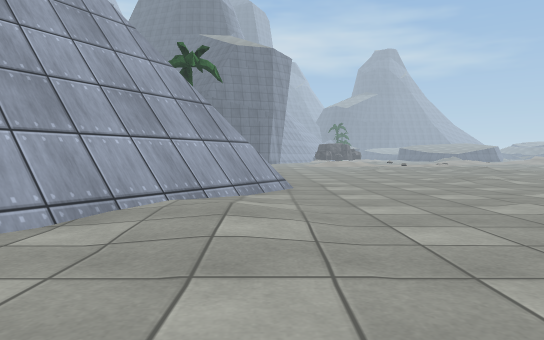
View 1 (above)

22 first-person views from a walk through a Unity game level. The camera is 0.68 m above the floor, tilts 2° down and sees 70° across. The floor is counted in squares, 1 m on a side. Each view is taken from the middle of a square. On the plan, view 1 faces up. The plan holds only what a view shows up to about 11 squares ahead; the rest is blank. The place goes on beyond the plan. Some animated figures are left out. Surface patterns are stand-ins for the level's own textures.

View 2
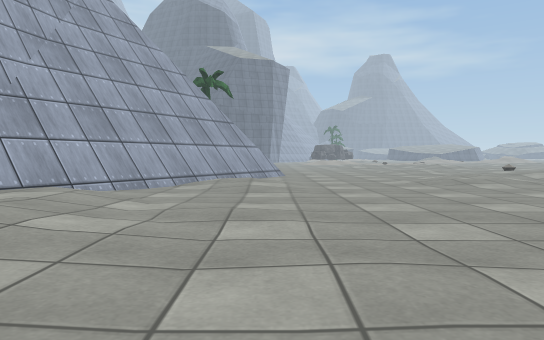

View 3
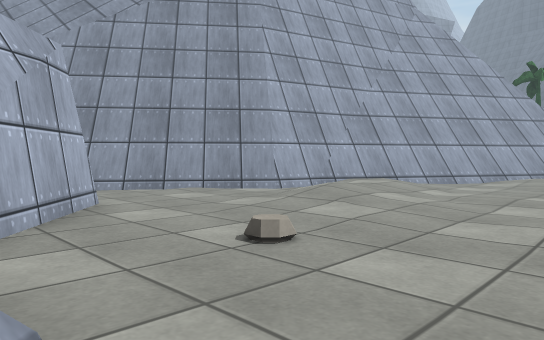

View 4
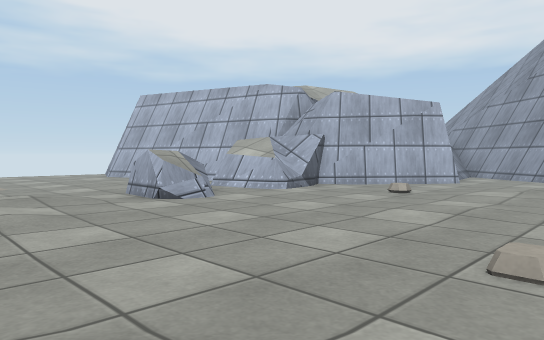

View 5
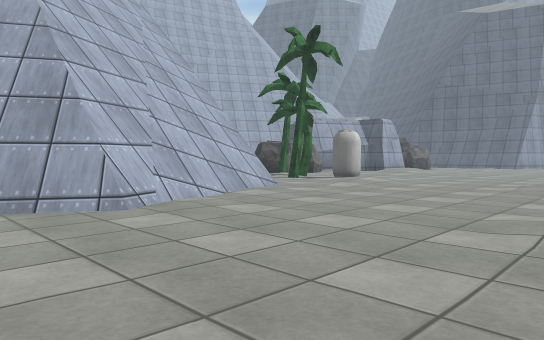

View 6
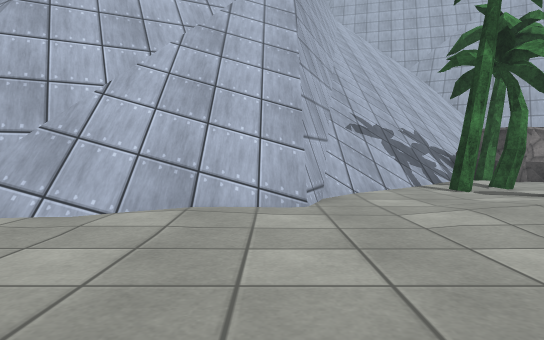

View 7
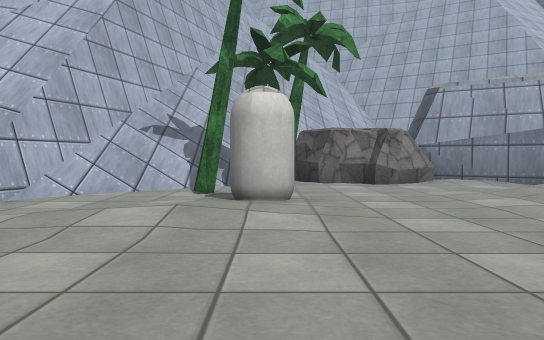

View 8
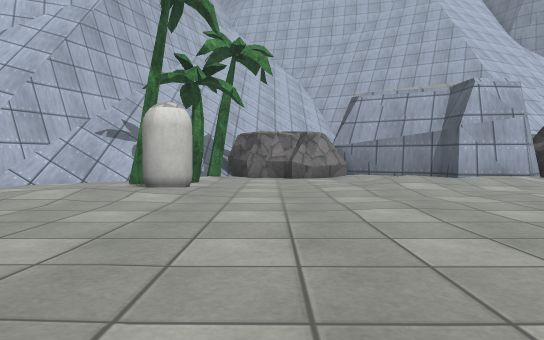

View 9
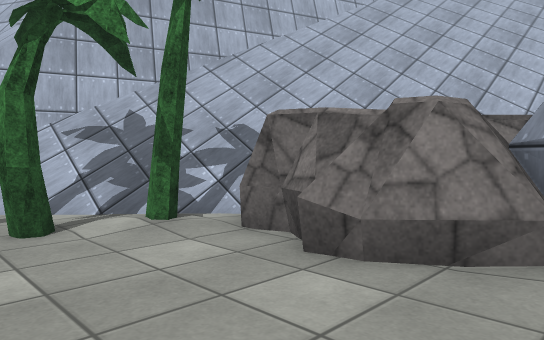

View 10
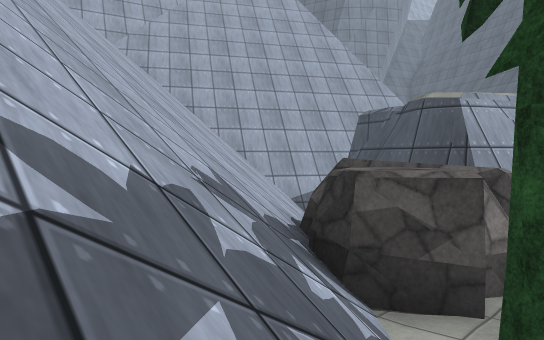

View 11
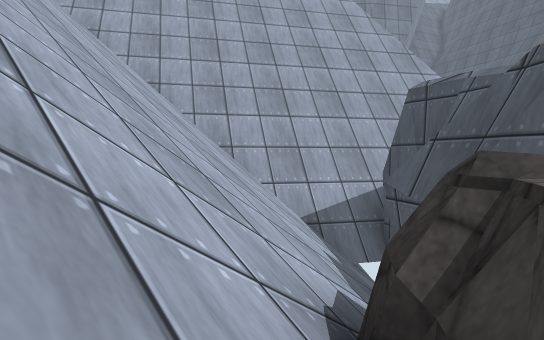

View 12
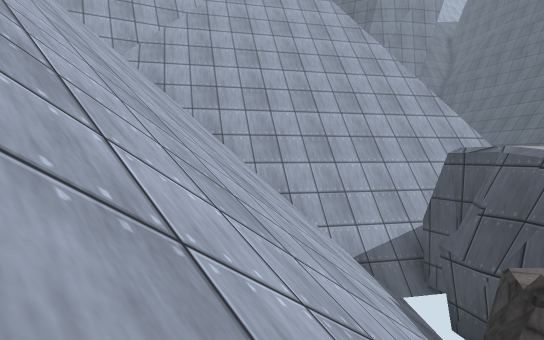

View 13
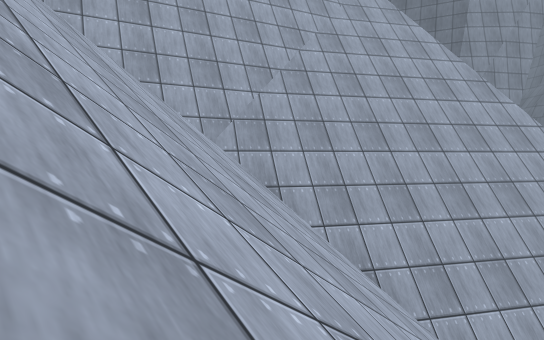

View 14
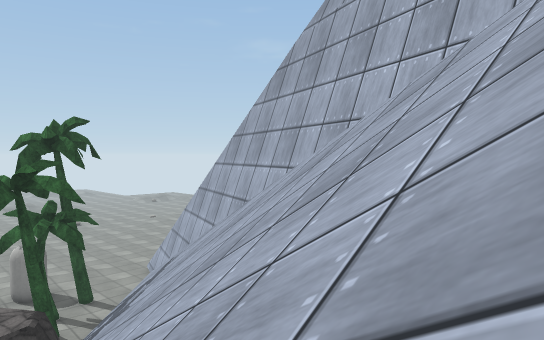

View 15
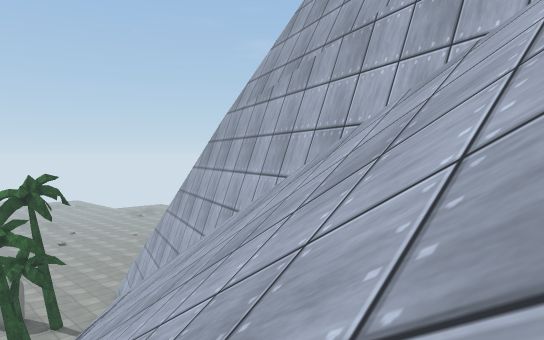

View 16
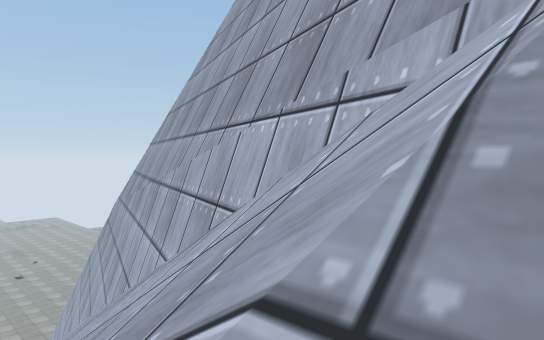

View 17
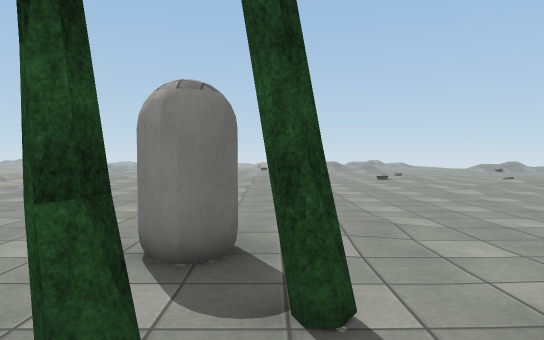

View 18
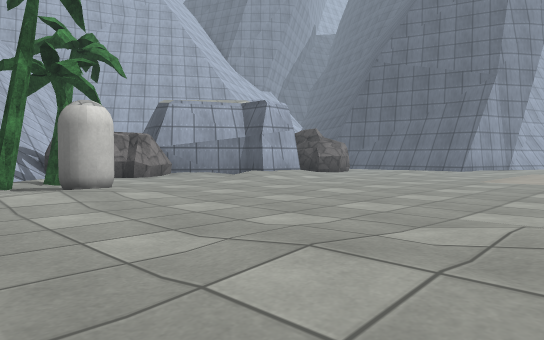

View 19
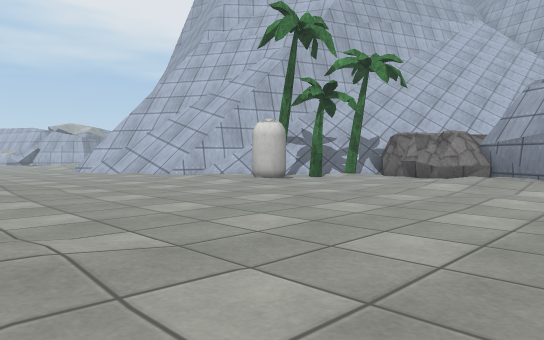

View 20
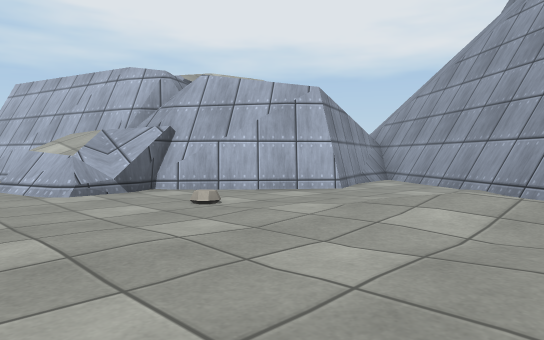

View 21
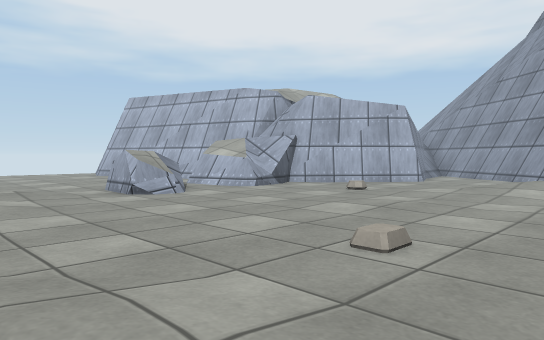

View 22
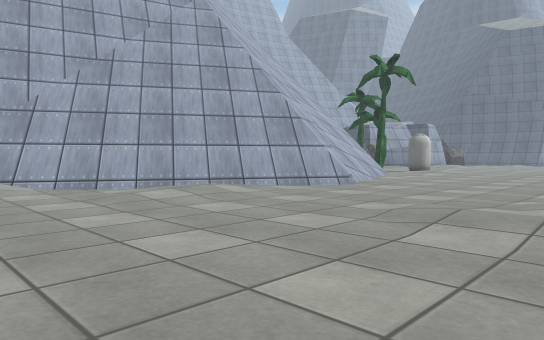

### Floor plan
Key: @ floor where view 1 was taken; # wall or solid block; . main floor; : floor 0.1 m higher than the main floor; + floor 0.15 m higher than the main floor; / step, stairs or slope; = window, fence, low wall or low ledge; ^ raised ledge; G gem; R rock; T tree; C capsule.
Columns run from 23 left of view 1 to 6 right of it. Each row starts with its distance up from view 1.
 26                   #++.   ... .
 25       #######    ## +.........
 24     ####^=//##  ##. +.........
 23   ####=//////#  #...+:.......:
 22   #==/////////RRR...::.......
 21  ##///////////RRRR...........
 20 ##////////////RRR.............
 19 #//////////////RR#...........
 18  ////////////////T.T.C:.....:+
 17  ###//////////////.T..::...:::
 16    #######/////////...::......
 15          #######////..........
 14              #=######........
 13                 ///////......
 12                  =/////......
 11                  #^=///......:
 10                  ^^#^=//......
  9                    ^^###......
  8                    ^####......
  7                      ##......
  6                      ##.....::
  5                     ##:....:::
  4                     #.::......
  3                    ##.........
  2                   ##..........
  1                   #=+........
  0                   #:+..@.... .
 -1                  ##.+:........
 -2                 ##..+:....G..:
 -3                ##.............
 -4                #..............
 -5                #.##...G......
 -6                ######.......:
 -7                     ##^=.^..:
 -8                       ##^^..:
 -9                        # ...

Positions as (right, up) in squares from view 1, and headings:
1: (0, 0), facing up
2: (0, -5), facing up
3: (1, -7), facing up-left
4: (6, -1), facing down-left
5: (6, 6), facing up-left
6: (4, 13), facing left
7: (4, 18), facing left
8: (6, 20), facing left
9: (-3, 23), facing down-left
10: (-5, 15), facing up-left
11: (-8, 18), facing up-left
12: (-8, 16), facing up-left
13: (-13, 16), facing up-left
14: (-16, 21), facing down-right
15: (-19, 21), facing down-right
16: (-22, 19), facing down-right
17: (-6, 17), facing right
18: (6, 15), facing up-left
19: (6, 26), facing down-left
20: (2, 0), facing down-left
21: (6, 0), facing down-left
22: (6, 0), facing up-left
